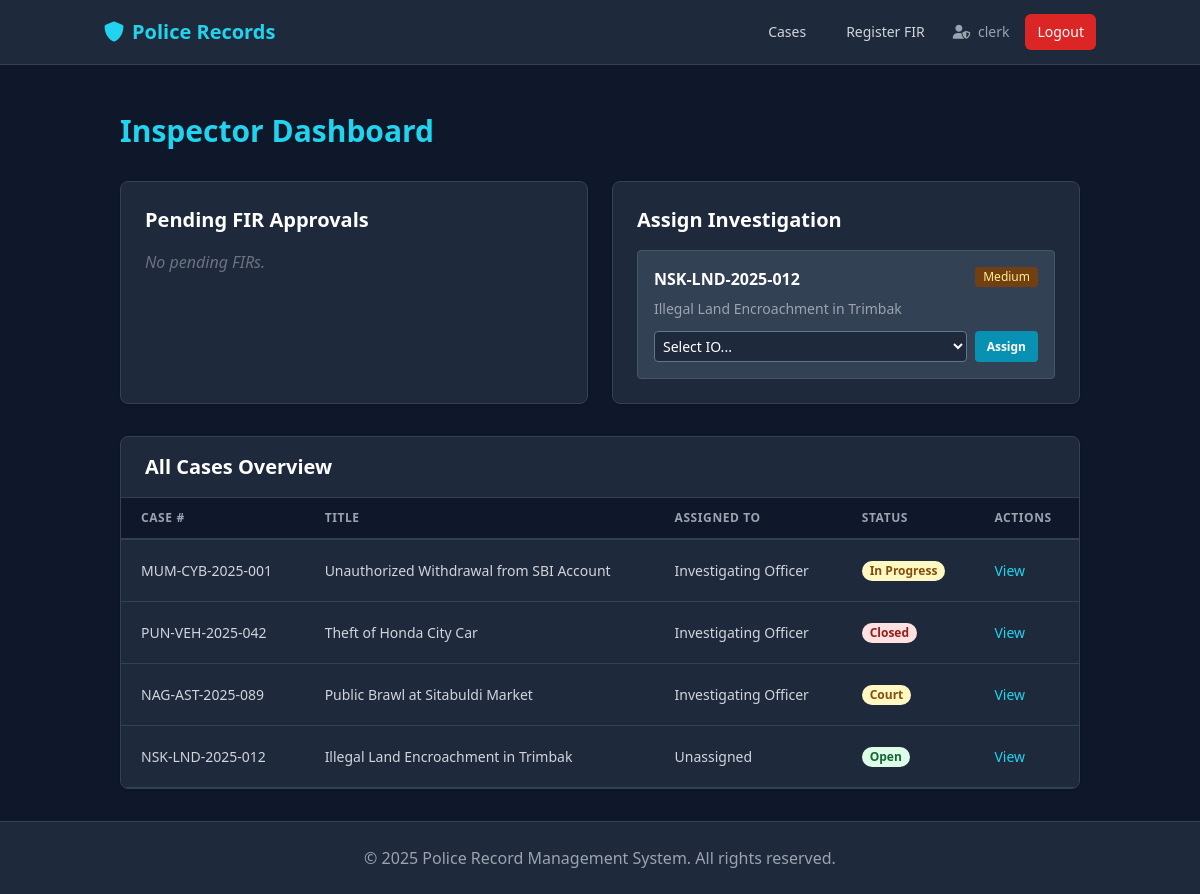
/dashboard/inspector (signed in), run on the app's committed database.
### app/models.py (models this page shows, shortened)
class User(db.Model, UserMixin):
    id = db.Column(db.Integer, primary_key=True)
    station_id = db.Column(db.Integer, db.ForeignKey('station.id'), nullable=False)
    username = db.Column(db.String(80), unique=True, nullable=False)
    email = db.Column(db.String(120), unique=True, nullable=False)
    password_hash = db.Column(db.String(255), nullable=False)
    role = db.Column(db.String(50), nullable=False)
    full_name = db.Column(db.String(120), nullable=False)
    badge_number = db.Column(db.String(50))
    inspector_id = db.Column(db.Integer, db.ForeignKey('user.id'))
    is_active = db.Column(db.Boolean, default=True)
    created_at = db.Column(db.DateTime, default=datetime.utcnow)
    station = db.relationship('Station', backref='users')
    officers = db.relationship('User', backref=db.backref('inspector', remote_side=[id]), lazy=True)
    cases_reported = db.relationship('Case', foreign_keys='Case.created_by_id', backref='reporter', lazy=True)
    firs_filed = db.relationship('FIR', foreign_keys='FIR.filed_by_id', backref='filer', lazy=True)

class Case(db.Model):
    id = db.Column(db.Integer, primary_key=True)
    station_id = db.Column(db.Integer, db.ForeignKey('station.id'), nullable=False)
    case_number = db.Column(db.String(50), unique=True, nullable=False)
    title = db.Column(db.String(200), nullable=False)
    offense_type = db.Column(db.String(100)) # Theft, Assault, Cybercrime
    short_description = db.Column(db.String(255))
    description = db.Column(db.Text, nullable=False) # Detailed Description
    incident_date = db.Column(db.DateTime)
    location = db.Column(db.String(200)) # Address
    gps_coordinates = db.Column(db.String(100)) # "Lat, Long"
    status = db.Column(db.String(50), default='Open')  # Open, In Progress, Closed, Court
    priority = db.Column(db.String(20), default='Medium')  # Low, Medium, High
    is_cognizable = db.Column(db.Boolean, default=True)
    ipc_sections = db.Column(db.String(200)) # "302, 307 IPC"
    init_medical_exam = db.Column(db.Boolean, default=False)
    init_prelim_enquiry = db.Column(db.Boolean, default=False)
    init_scene_visit = db.Column(db.Boolean, default=False)
    court_status = db.Column(db.String(50)) # Hearing, Verdict Awaited, Closed
    verdict = db.Column(db.Text)
    confidentiality_level = db.Column(db.String(20), default='Public') # Public, Restricted, Confidential
    tags = db.Column(db.Text) # JSON list or comma-separated
    related_case_ids = db.Column(db.Text) # JSON list of IDs
    created_at = db.Column(db.DateTime, default=datetime.utcnow)
    updated_at = db.Column(db.DateTime, default=datetime.utcnow, onupdate=datetime.utcnow)
    created_by_id = db.Column(db.Integer, db.ForeignKey('user.id'), nullable=False)
    assigned_officer_id = db.Column(db.Integer, db.ForeignKey('user.id')) # Lead Officer/Inspector
    station = db.relationship('Station', backref='cases')
    assignee = db.relationship('User', foreign_keys=[assigned_officer_id], backref='cases_led')
    officers = db.relationship('User', secondary=case_officers, backref='cases_assisted') # Team
    criminals = db.relationship('Criminal', secondary='case_criminal', backref=db.backref('cases', lazy=True))
    participants = db.relationship('Participant', backref='case', lazy=True, cascade="all, delete-orphan")
    firs = db.relationship('FIR', backref='case', lazy=True)
    evidence = db.relationship('Evidence', backref='case', lazy=True)
    statements = db.relationship('Statement', backref='case', lazy=True)
    updates = db.relationship('InvestigationUpdate', backref='case', lazy=True)

### app/dashboard/routes.py (the view)
@dashboard.route('/dashboard/inspector')
@login_required
def inspector_dashboard():
    all_cases = station_scoped(Case.query).all()
    pending_firs_list = station_scoped(FIR.query).filter_by(status='Pending', forwarded_to_sho=True).all()
    active_cases = station_scoped(Case.query).filter(Case.status.in_(['Open', 'In Progress'])).all()
    ios = station_scoped(User.query).filter_by(role='io').all()
    return render_template('inspector_dashboard.html',
                           cases=all_cases,
                           pending_firs_list=pending_firs_list,
                           active_cases=active_cases,
                           ios=ios)

### app/models.py (called while the page is built)
@login_manager.user_loader
def load_user(user_id):
    return User.query.get(int(user_id))

### app/utils.py (called while the page is built)
def station_scoped(query):
    if not current_user.is_authenticated:
        return query.filter(False) # No access if not logged in
    return query.filter_by(station_id=current_user.station_id)

### app/templates/inspector_dashboard.html (shortened to what this page needs)
{% extends "base.html" %}
{% block content %}
<div class="container mx-auto px-4">
    <h2 class="text-3xl font-bold text-cyan-400 mb-8">Inspector Dashboard</h2>
    <div class="grid grid-cols-1 md:grid-cols-2 gap-6 mb-8">
        <div class="bg-slate-800 rounded-lg shadow border border-slate-700 p-6">
            <h3 class="text-xl font-bold text-white mb-4">Pending FIR Approvals</h3>
            {% if pending_firs_list %}
            <div class="space-y-4">
                {% for fir in pending_firs_list %}
                <div class="bg-slate-700 p-4 rounded border border-slate-600">
                    <div class="flex justify-between items-start mb-2">
                        <span class="font-bold text-cyan-400">{{ fir.fir_number }}</span>
                        <span class="text-xs text-gray-400">{{ fir.created_at.strftime('%Y-%m-%d') }}</span>
                    </div>
                    <p class="text-gray-300 text-sm mb-3">{{ fir.details[:100] }}...</p>
                    <div class="flex space-x-2">
                        <form action="{{ url_for('sho.approve_fir', fir_id=fir.id) }}" method="POST" class="inline">
                            <input type="hidden" name="csrf_token" value="{{ csrf_token() }}" />
                            <button type="submit"
                                class="bg-green-600 hover:bg-green-700 text-white text-xs font-bold py-1 px-3 rounded">
                                Approve
                            </button>
                        </form>
                        <form action="{{ url_for('sho.reject_fir', fir_id=fir.id) }}" method="POST" class="inline">
                            <input type="hidden" name="csrf_token" value="{{ csrf_token() }}" />
                            <button type="submit"
                                class="bg-red-600 hover:bg-red-700 text-white text-xs font-bold py-1 px-3 rounded">
                                Reject
                            </button>
                        </form>
                        <a href="{{ url_for('cases.case_detail', case_id=fir.case_id) }}"
                            class="text-gray-400 hover:text-white text-xs flex items-center mt-1 ml-2">
                            View Case
                        </a>
                    </div>
                </div>
                {% endfor %}
            </div>
            {% else %}
            <p class="text-gray-500 italic">No pending FIRs.</p>
            {% endif %}
        </div>
        <div class="bg-slate-800 rounded-lg shadow border border-slate-700 p-6">
            <h3 class="text-xl font-bold text-white mb-4">Assign Investigation</h3>
            {% if active_cases %}
            <div class="space-y-4">
                {% for case in active_cases %}
                {% if not case.assigned_officer_id %}
                <div class="bg-slate-700 p-4 rounded border border-slate-600">
                    <div class="flex justify-between items-start mb-2">
                        <span class="font-bold text-white">{{ case.case_number }}</span>
                        <span class="px-2 py-0.5 rounded text-xs bg-yellow-900 text-yellow-200">{{ case.priority
                            }}</span>
                    </div>
                    <p class="text-gray-400 text-sm mb-3">{{ case.title }}</p>
                    <form action="{{ url_for('sho.assign_io', case_id=case.id) }}" method="POST" class="flex gap-2">
                        <select name="io_id"
                            class="bg-slate-800 text-white text-sm rounded border border-slate-500 p-1 flex-grow">
                            <option value="">Select IO...</option>
                        </select>
                        <button type="submit"
                            class="bg-cyan-600 hover:bg-cyan-700 text-white text-xs font-bold py-1 px-3 rounded">
                            Assign
                        </button>
                    </form>
                </div>
                {% endif %}
                {% endfor %}
            </div>
            {% else %}
            <p class="text-gray-500 italic">No active cases requiring assignment.</p>
            {% endif %}
        </div>
    </div>
    <div class="bg-slate-800 rounded-lg shadow border border-slate-700 overflow-hidden">
        <div class="px-6 py-4 border-b border-slate-700">
            <h3 class="text-xl font-bold text-white">All Cases Overview</h3>
        </div>
        {% if cases %}
        <table class="min-w-full leading-normal">
            <thead>
                <tr>
                    <th
                        class="px-5 py-3 border-b-2 border-slate-700 bg-slate-900 text-left text-xs font-semibold text-gray-400 uppercase tracking-wider">
                        Case #</th>
                    <th
                        class="px-5 py-3 border-b-2 border-slate-700 bg-slate-900 text-left text-xs font-semibold text-gray-400 uppercase tracking-wider">
                        Title</th>
                    <th
                        class="px-5 py-3 border-b-2 border-slate-700 bg-slate-900 text-left text-xs font-semibold text-gray-400 uppercase tracking-wider">
                        Assigned To</th>
                    <th
                        class="px-5 py-3 border-b-2 border-slate-700 bg-slate-900 text-left text-xs font-semibold text-gray-400 uppercase tracking-wider">
                        Status</th>
                    <th
                        class="px-5 py-3 border-b-2 border-slate-700 bg-slate-900 text-left text-xs font-semibold text-gray-400 uppercase tracking-wider">
                        Actions</th>
                </tr>
            </thead>
            <tbody>
                {% for case in cases %}
                <tr>
                    <td class="px-5 py-5 border-b border-slate-700 bg-slate-800 text-sm text-gray-300">{{
                        case.case_number }}</td>
                    <td class="px-5 py-5 border-b border-slate-700 bg-slate-800 text-sm text-gray-300">{{ case.title }}
                    </td>
                    <td class="px-5 py-5 border-b border-slate-700 bg-slate-800 text-sm text-gray-300">
                        {{ case.assignee.full_name if case.assignee else 'Unassigned' }}
                    </td>
                    <td class="px-5 py-5 border-b border-slate-700 bg-slate-800 text-sm">
                        <span
                            class="px-2 inline-flex text-xs leading-5 font-semibold rounded-full
                            {% if case.status == 'Open' %}bg-green-100 text-green-800{% elif case.status == 'Closed' %}bg-red-100 text-red-800{% else %}bg-yellow-100 text-yellow-800{% endif %}">
                            {{ case.status }}
                        </span>
                    </td>
                    <td class="px-5 py-5 border-b border-slate-700 bg-slate-800 text-sm">
                        <a href="{{ url_for('cases.case_detail', case_id=case.id) }}"
                            class="text-cyan-400 hover:text-cyan-300">View</a>
                    </td>
                </tr>
                {% endfor %}
            </tbody>
        </table>
        {% else %}
        <div class="p-6 text-center text-gray-500">
            No cases found in the system.
        </div>
        {% endif %}
    </div>
</div>
{% endblock %}

### app/templates/base.html (shortened to what this page needs)
<!DOCTYPE html>
<html lang="en">
<head>
    <script src="https://cdn.tailwindcss.com"></script>
    <link href="https://cdnjs.cloudflare.com/ajax/libs/font-awesome/6.0.0/css/all.min.css" rel="stylesheet">
</head>
<body class="bg-slate-900 text-gray-100 min-h-screen flex flex-col">
    <nav class="bg-slate-800 border-b border-slate-700">
        <div class="container mx-auto px-4">
            <div class="flex justify-between items-center h-16">
                <a href="{{ url_for('main.index') }}" class="text-xl font-bold text-cyan-400">
                    <i class="fas fa-shield-alt mr-2"></i>Police Records
                </a>
                <div class="flex items-center space-x-4">
                    {% if current_user.is_authenticated %}
                    <a href="{{ url_for('cases.list_cases') }}"
                        class="text-gray-300 hover:text-white px-3 py-2 rounded-md text-sm font-medium {{ 'border-b-2 border-cyan-400 text-white' if 'cases' in request.endpoint }}">Cases</a>
                    {% if current_user.role == 'clerk' %}
                    <a href="{{ url_for('clerk.register_fir') }}"
                        class="text-gray-300 hover:text-white px-3 py-2 rounded-md text-sm font-medium">Register FIR</a>
                    {% endif %}
                    <span class="text-gray-400 text-sm ml-4 mr-2">
                        <i class="fas fa-user-shield mr-1"></i> {{ current_user.username }}
                    </span>
                    <a href="{{ url_for('auth.logout') }}"
                        class="bg-red-600 hover:bg-red-700 text-white px-3 py-2 rounded-md text-sm font-medium ml-2">Logout</a>
                    {% else %}
                    <a href="{{ url_for('auth.login') }}" class="text-gray-300 hover:text-white">Login</a>
                    <a href="{{ url_for('auth.register') }}"
                        class="bg-cyan-600 hover:bg-cyan-700 text-white px-4 py-2 rounded">Register</a>
                    {% endif %}
                </div>
            </div>
        </div>
    </nav>
    <main class="flex-grow container mx-auto px-4 py-8">
        {% block content %}{% endblock %}
    </main>
    <footer class="bg-slate-800 border-t border-slate-700 py-6 mt-auto">
        <div class="container mx-auto px-4 text-center text-gray-400">
            <p>&copy; {{ now.year if now else 2025 }} Police Record Management System. All rights reserved.</p>
        </div>
    </footer>
</body>
</html>

### data on the page
User: username "clerk"
Case: case_number "NSK-LND-2025-012", priority "Medium", title "Illegal Land Encroachment in Trimbak", assignee "Unassigned", status "Open"
Case: case_number "MUM-CYB-2025-001", title "Unauthorized Withdrawal from SBI Account", assignee "Investigating Officer", status "In Progress"
Case: case_number "PUN-VEH-2025-042", title "Theft of Honda City Car", assignee "Investigating Officer", status "Closed"
Case: case_number "NAG-AST-2025-089", title "Public Brawl at Sitabuldi Market", assignee "Investigating Officer", status "Court"

### other printed values
{{ now.year if now else 2025 }} "2025"
